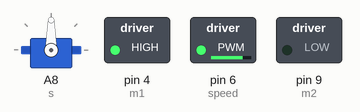
The sketch below on a simulated Arduino Mega 2560, built with avr-gcc and run on an emulated ATmega2560. Parts: servo, switched loads named in the sketch (green lamp = pin HIGH).

Above: at 0.05 s.
At 3.95 s:
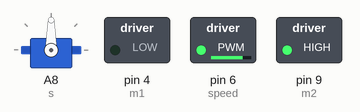
Timing chart, 0 to 4.6 s (numbered marks = the images above):
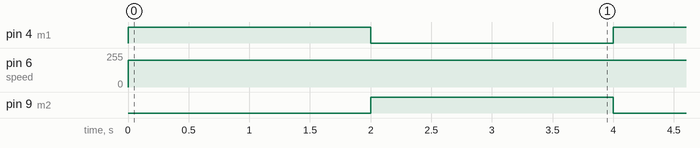

Measured:
- by itself, pin 4 (m1), pin 9 (m2): alternates HIGH for 2.0 s and LOW for 2.0 s
- by itself, pin 6 (speed): 0/255 → 200/255 at 0.00 s

The sketch:

monterMotorShield.ino
```cpp
#include <Servo.h>
Servo s;
int m1=4; int m2=9;
int speed=6;

void setup() {
  s.attach(A8);
  pinMode(m1,OUTPUT);pinMode(m2,OUTPUT);pinMode(speed,OUTPUT);
}

void loop() {
digitalWrite(m1,1);digitalWrite(m2,0);analogWrite(speed,200);
delay(2000);

digitalWrite(m1,0);digitalWrite(m2,1);analogWrite(speed,200);
delay(2000);
/*
s.write(180);digitalWrite(m1,1);digitalWrite(m2,0);analogWrite(speed,200);
delay(2000);
s.write(90);digitalWrite(m1,0);digitalWrite(m2,0);analogWrite(speed,100);
delay(1000);
*/
}
```
